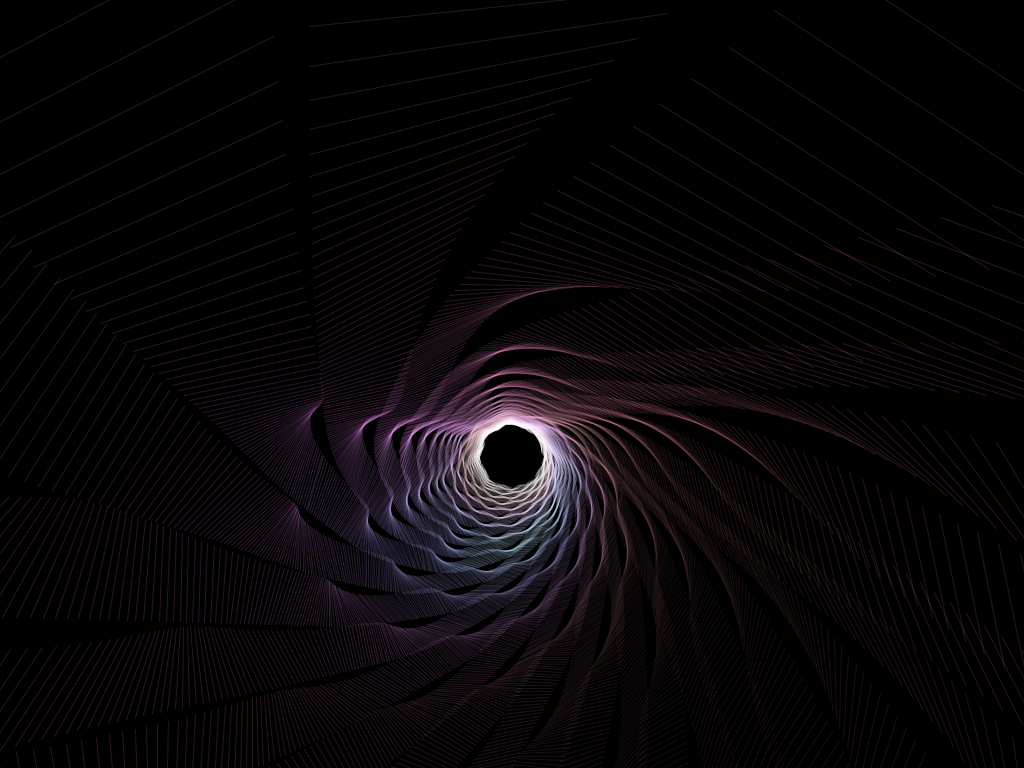
Frame 1 (no input)
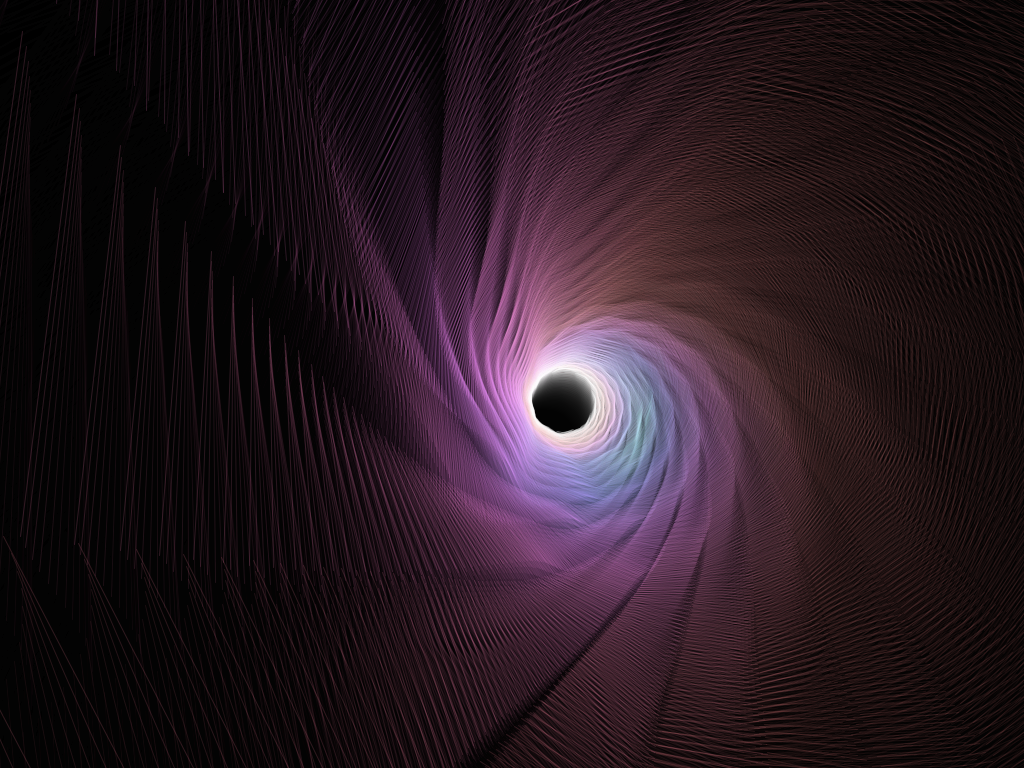
Frame 60 (the mouse pressed at the canvas centre just before this capture)
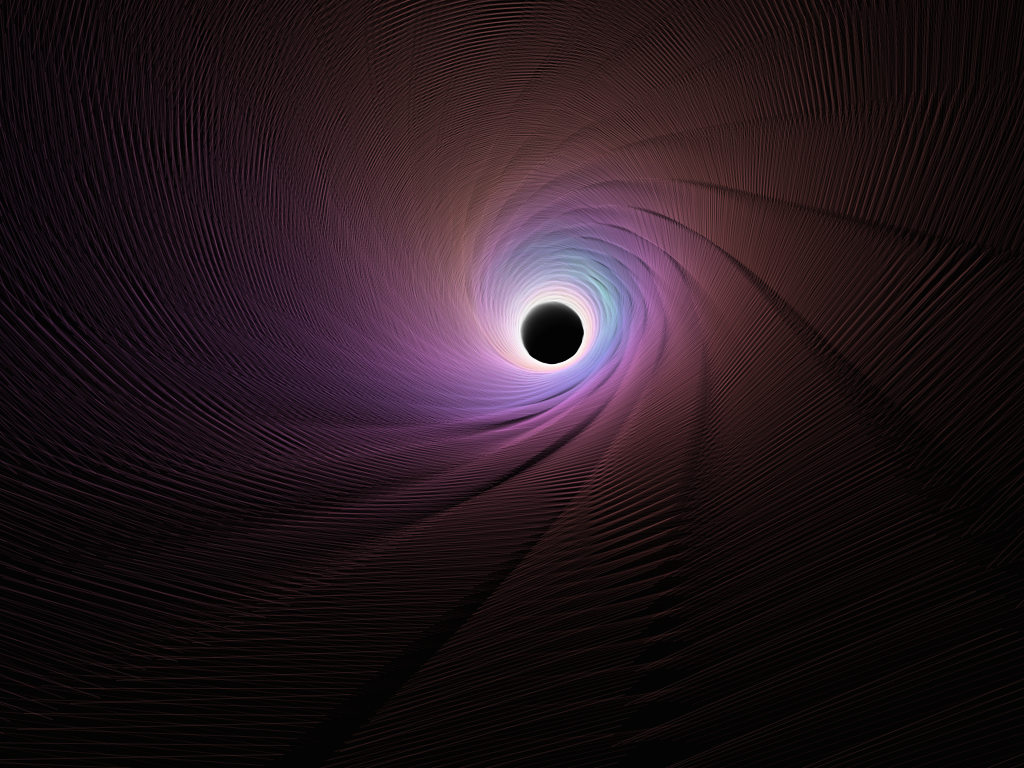
Frame 120 (the mouse held since frame 60 and released just before this capture)

The Processing sketch that drew these frames (run headless with seeded random() and noise(); from frame 60 on, the mouse is pressed at the canvas centre):

// Processing sketch: Vertex
// ── Vertex.pde
float xmotion = 0;
float ymotion = 0;
float zmotion = 0;

void setup() {
  size(1024, 768);
  
  colorMode(HSB, 360, 255, 255);
  
  background(0);
  noStroke();
  
  strokeWeight(1);
  
  noiseDetail(7, 0.5);
}

float radius = 32;

void draw() {
 // background(0, 0, 0, 1);
  noStroke();
  
  fill(0, 0, 0, 32);
  rect(0, 0, width, height);
  
  noFill();
  
  float count = 24;
  
  float i = 0; float j = 0;
  
  float x =  width / 2 + (sin(xmotion * 0.5) * width / 16);
  float y = height / 2 + (cos(zmotion * 0.75) * height / 16);
  
  for (j = 0; j < 1; j += 0.002) {
    float jnorm_j = abs(0.5 - j) * 2;
  for (i = 0; i < count; i += 1) {
    float norm_i = i / count;
    float unit_i = 1 / count;
    
    float inorm_i = abs(0.5 - norm_i) * 2;
    
    float n = noise(inorm_i + xmotion, jnorm_j + ymotion) / 128;
    
    float rad1 = radius + cos(xmotion * PI * 4 + inorm_i * PI * 32 + jnorm_j * PI * 8) / (0.4 + abs(sin(xmotion) * 2));
    float rad2 = radius + sin(ymotion * PI * 4 + inorm_i * PI * 32 + jnorm_j * PI * 8) / (0.4 + abs(cos(zmotion) * 2));

    float cx = rad1 * sin(norm_i * PI * 2 + n * 4 + xmotion + (j * PI * 2)) + sin(xmotion*2) * 24;
    float cy = rad1 * cos(norm_i * PI * 2 + n * 4 + ymotion + (j * PI * 2)) + cos(ymotion*2) * 24;
    
    float cx2 = rad2 * sin((unit_i + norm_i) * PI * 2 + xmotion + (j * PI * 2)) + sin(xmotion*2) * 24;
    float cy2 = rad2 * cos((unit_i + norm_i) * PI * 2 + ymotion + (j * PI * 2)) + cos(ymotion*2) * 24;
    
    //stroke(0, 0, 0, 128);
    //line(x + cx, y + cy, x + cx2, y + cy2);
    line(x + cx / 2, y + cy / 2, x + cx2 / 2, y + cy2 / 2);
    stroke(192 + inorm_i * 128 + jnorm_j * 128, 128 * (1-j), 256, 256 * (n * 32));

    line(x + cx / j, y + cy / j, x + cx2 / j, y + cy2 / j);

    noStroke();
  }
  }
  
  xmotion += 0.015;
  ymotion += 0.015;
  zmotion += 0.025;
}
